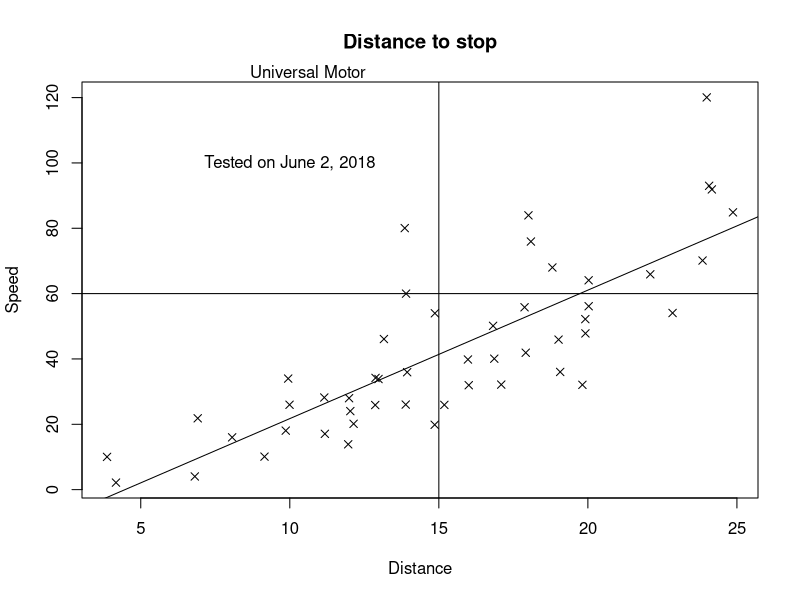

This figure's R source:
data(cars)
head(cars)

plot(jitter(cars$speed),jitter(cars$dist), 
     xlab = "Distance", ylab = "Speed", main = "Distance to stop", pch =4)
abline(a =60, b =0)
abline( v = 15)
abline(lm(cars$dist ~ cars$speed))
text(x =10, y =100, label = "Tested on June 2, 2018")
mtext(text = "Universal Motor", side = 3, adj = 0.3)
